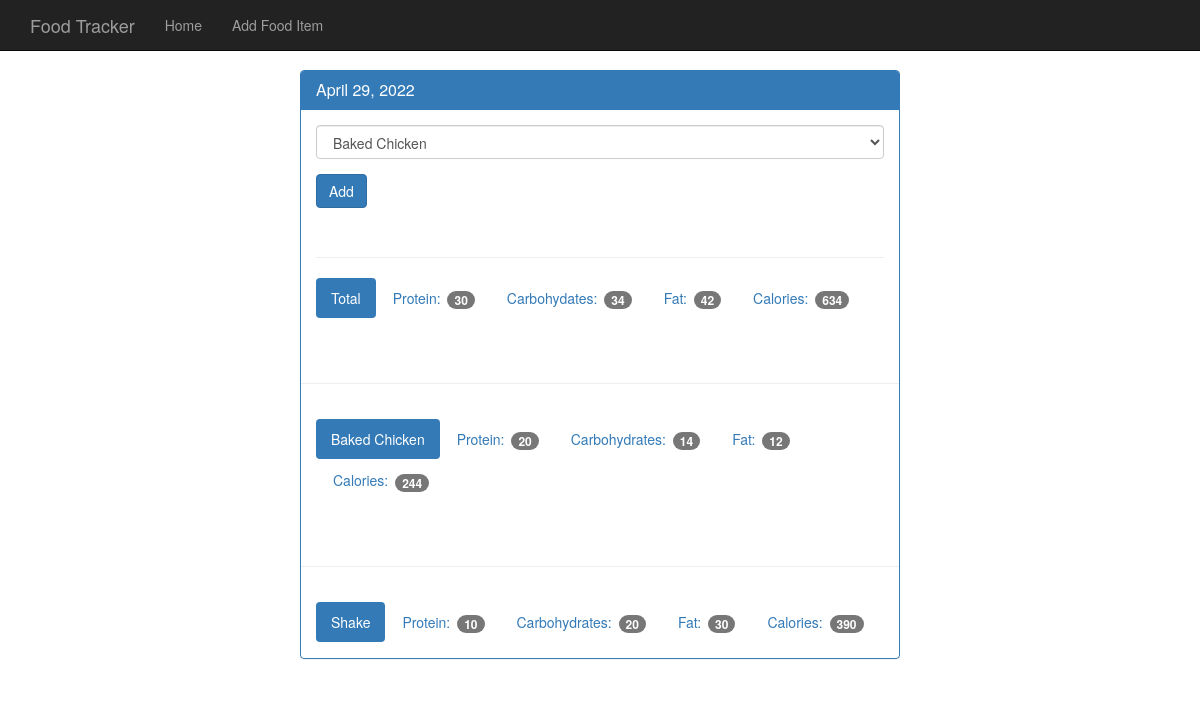
The app's page /view/20220429 with its own data.
### tables this page shows
CREATE TABLE food (
    id INTEGER PRIMARY KEY autoincrement,
    name text not null,
    protein integer not null,
    carbohydrates integer not null,
    fat integer not null,
    calories integer not null
);

### app.py (the view, shortened to what this page needs)
@app.route('/view/<date>', methods=['GET', 'POST'])  # date will be in form of yyyymmdd
def view(date):
    db = get_db()
    cur = db.execute('SELECT id, entry_date from log_date where entry_date = ?', [date])
    date_result = cur.fetchone()
    d = datetime.strptime(str(date_result['entry_date']), '%Y%m%d')
    pretty_date = datetime.strftime(d, '%B %d, %Y')
    food_cur = db.execute('SELECT id, name FROM food')
    food_names = food_cur.fetchall()
    log_cur = db.execute("SELECT log_date.entry_date, food.name, food.protein, "
                         "food.carbohydrates, food.fat, food.calories "
                         "FROM food_date JOIN food ON food.id=food_date.food_id "
                         "JOIN log_date ON log_date.id = food_date.log_date_id "
                         "WHERE log_date.entry_date = ?", [date])
    log_results = log_cur.fetchall()
    totals = {'protein': 0,
              'carbohydrates': 0,
              'fat': 0,
              'calories': 0
              }
    for item in log_results:
        totals['protein'] += item['protein']
        totals['carbohydrates'] += item['carbohydrates']
        totals['fat'] += item['fat']
        totals['calories'] += item['calories']
    print(totals)
    return render_template('day.html', date=pretty_date, food_names=food_names,
                           totals=totals, log_items=log_results, this_date=date,
                           page_name='View Date')

### database.py (called while the page is built)
def connect_db():
    sql = sqlite3.connect('food_log.db')
    sql.row_factory = sqlite3.Row
    return sql

def get_db():
    if not hasattr(g, 'sqlite3'):
        g.sqlite_db = connect_db()
    return g.sqlite_db

### templates/day.html
{% extends 'base.html' %}
{% block body %}
    <nav class="navbar navbar-inverse navbar-fixed-top">
      <div class="container">
        <div class="navbar-header">
          <a class="navbar-brand" href="/">Food Tracker</a>
        </div>
        <div id="navbar" class="navbar-collapse collapse">
          <ul class="nav navbar-nav">
            <li><a href="{{ url_for('index')}}">Home</a></li>
            <li><a href="{{ url_for('food')}}">Add Food Item</a></li>
          </ul>
        </div>
      </div>
    </nav>
    <div class="container theme-showcase col-sm-6 col-sm-offset-3" role="main">
      <div class="row">
        <div>
          <div class="panel panel-primary">
            <div class="panel-heading">
              <h3 class="panel-title">{{ date }}</h3>
            </div>
            <div class="panel-body">
              <form method="POST" action="{{ url_for('view', date=this_date) }}">
                <div class="form-group">
                  <select class="form-control" name="food-select">
                    {% for food in food_names %}
                    <option value={{food.id}}>{{food.name}}</option>
                    {% endfor %}
                  </select>
                </div>
                <button type="submit" class="btn btn-primary">Add</button>
              </form>
              <div class="page-header"></div>
              <ul class="nav nav-pills" role="tablist">
                <li class="active"><a>Total</a></li>
                <li><a>Protein: <span class="badge">{{totals.protein}}</span></a></li>
                <li><a>Carbohydates: <span class="badge">{{totals.carbohydrates}}</span></a></li>
                <li><a>Fat: <span class="badge">{{totals.fat}}</span></a></li>
                <li><a>Calories: <span class="badge">{{totals.calories}}</span></a></li>
              </ul>
            </div>
            {% for item in log_items %}
            <div class="page-header"></div>
            <div class="panel-body">
              <ul class="nav nav-pills" role="tablist">
                <li class="active"><a>{{item.name}}</a></li>
                <li><a>Protein: <span class="badge">{{item.protein}}</span></a></li>
                <li><a>Carbohydrates: <span class="badge">{{item.carbohydrates}}</span></a></li>
                <li><a>Fat: <span class="badge">{{item.fat}}</span></a></li>
                <li><a>Calories: <span class="badge">{{item.calories}}</span></a></li>
              </ul>
            </div>
            {% endfor %}
          </div>
        </div>
      </div>
    </div>
{% endblock %}

### static/theme.css (style rules this page uses)
body { padding-top: 70px; padding-bottom: 30px; }

### records on screen
food: name "Baked Chicken", protein "20", carbohydrates "14", fat "12", calories "244"
food: name "Shake", protein "10", carbohydrates "20", fat "30", calories "390"

### other values on screen
{{ date }} "April 29, 2022"
{{ totals.protein }} "30"
{{ totals.carbohydrates }} "34"
{{ totals.fat }} "42"
{{ totals.calories }} "634"
form field food-select "Baked Chicken"
